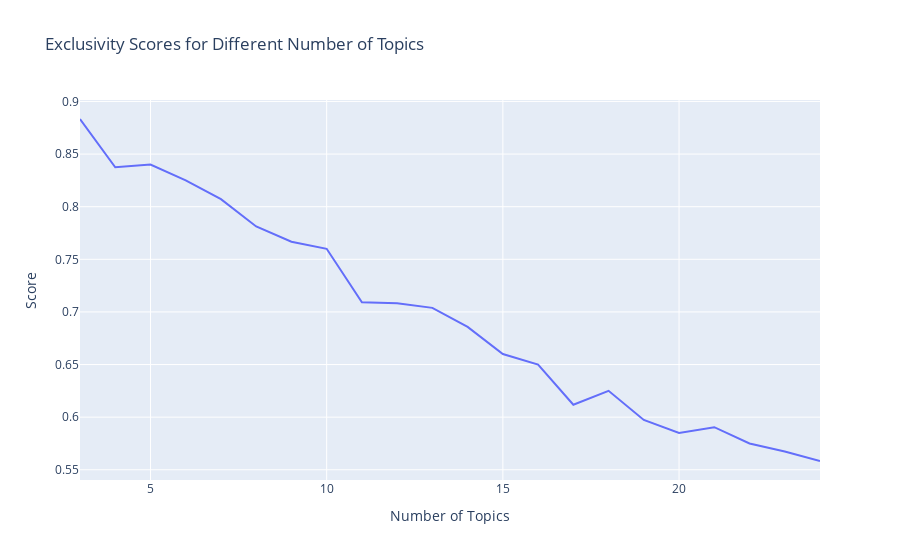

Notebook cell for this chart:
### Code cell
# Line plot for exclusivity over the range of topics
fig = px.line(
    df_results,
    x='num_topics',
    y=['exclusivity'],
    labels={'num_topics': 'Number of Topics', 'value': 'Score'},
    title='Exclusivity Scores for Different Number of Topics'
)

# Update layout for better readability
fig.update_layout(
    xaxis_title='Number of Topics',
    yaxis_title='Score',
    legend_title_text='Metrics',
    showlegend=False
)

fig.show()

### Figure 1 — Plotly figure (JSON) as saved in the notebook; plotly's stock layout.template omitted (floating-point values rounded to 4 significant figures)
{"data": [{"hovertemplate": "variable=exclusivity<br>Number of Topics=%{x}<br>Score=%{y}<extra></extra>", "legendgroup": "exclusivity", "line": {"color": "#636efa", "dash": "solid"}, "marker": {"symbol": "circle"}, "mode": "lines", "name": "exclusivity", "orientation": "v", "showlegend": true, "type": "scatter", "x": [3, 4, 5, 6, 7, 8, 9, 10, 11, 12, 13, 14, 15, 16, 17, 18, 19, 20, 21, 22, 23, 24], "xaxis": "x", "y": [0.8833, 0.8375, 0.84, 0.825, 0.8071, 0.7812, 0.7667, 0.76, 0.7091, 0.7083, 0.7038, 0.6857, 0.66, 0.65, 0.6118, 0.625, 0.5974, 0.585, 0.5905, 0.575, 0.5674, 0.5583], "yaxis": "y"}], "layout": {"legend": {"title": {"text": "Metrics"}, "tracegroupgap": 0}, "showlegend": false, "title": {"text": "Exclusivity Scores for Different Number of Topics"}, "xaxis": {"anchor": "y", "domain": [0, 1], "title": {"text": "Number of Topics"}}, "yaxis": {"anchor": "x", "domain": [0, 1], "title": {"text": "Score"}}}}
